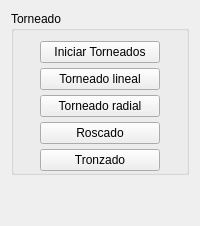
       <widget class="QWidget" name="tabWidget_functions_turning">
        <attribute name="title">
         <string/>
        </attribute>
        <layout class="QVBoxLayout" name="verticalLayout_2">
         <item>
          <widget class="QGroupBox" name="groupBox_turning">
           <property name="title">
            <string>Torneado</string>
           </property>
           <property name="flat">
            <bool>true</bool>
           </property>
           <layout class="QGridLayout" name="gridLayout_5">
            <property name="leftMargin">
             <number>1</number>
            </property>
            <property name="topMargin">
             <number>10</number>
            </property>
            <property name="rightMargin">
             <number>1</number>
            </property>
            <property name="bottomMargin">
             <number>1</number>
            </property>
            <property name="horizontalSpacing">
             <number>3</number>
            </property>
            <property name="verticalSpacing">
             <number>5</number>
            </property>
            <item row="3" column="0">
             <widget class="QPushButton" name="btn_thread">
              <property name="toolTip">
               <string>Realizar un maquinado de roscado</string>
              </property>
              <property name="statusTip">
               <string>Realizar un maquinado de roscado</string>
              </property>
              <property name="text">
               <string>Roscado</string>
              </property>
             </widget>
            </item>
            <item row="4" column="0">
             <widget class="QPushButton" name="btn_cutoff">
              <property name="toolTip">
               <string>Realizar un maquinado de tronzado</string>
              </property>
              <property name="statusTip">
               <string>Realizar un maquinado de tronzado</string>
              </property>
              <property name="text">
               <string>Tronzado</string>
              </property>
             </widget>
            </item>
            <item row="1" column="0">
             <widget class="QPushButton" name="btn_lineal_turn">
              <property name="sizePolicy">
               <sizepolicy hsizetype="Fixed" vsizetype="Fixed">
                <horstretch>0</horstretch>
                <verstretch>0</verstretch>
               </sizepolicy>
              </property>
              <property name="minimumSize">
               <size>
                <width>28</width>
                <height>0</height>
               </size>
              </property>
              <property name="maximumSize">
               <size>
                <width>120</width>
                <height>16777215</height>
               </size>
              </property>
              <property name="toolTip">
               <string>Realizar un movimiento lineal de mecanizado o posicionamiento para torneado</string>
              </property>
              <property name="statusTip">
               <string>Realizar un movimiento lineal de mecanizado o posicionamiento para torneado</string>
              </property>
              <property name="text">
               <string>Torneado lineal</string>
              </property>
             </widget>
            </item>
            <item row="2" column="0">
             <widget class="QPushButton" name="btn_radial_turn">
              <property name="toolTip">
               <string>Realizar un movimiento radial de mecanizado para torneado</string>
              </property>
              <property name="statusTip">
               <string>Realizar un movimiento radial de mecanizado para torneado</string>
              </property>
              <property name="text">
               <string>Torneado radial</string>
              </property>
             </widget>
            </item>
            <item row="0" column="0">
             <widget class="QPushButton" name="btn_turn_ini">
              <property name="toolTip">
               <string>Agrega los comandos de preparación para torneados (Tornos K16-E16)</string>
              </property>
              <property name="statusTip">
               <string>Agrega los comandos de preparación para torneados (Tornos K16-E16)</string>
              </property>
              <property name="text">
               <string>Iniciar Torneados</string>
              </property>
             </widget>
            </item>
           </layout>
          </widget>
         </item>
         <item>
          <spacer name="verticalSpacer">
           <property name="orientation">
            <enum>Qt::Vertical</enum>
           </property>
           <property name="sizeHint" stdset="0">
            <size>
             <width>20</width>
             <height>40</height>
            </size>
           </property>
          </spacer>
         </item>
        </layout>
       </widget>
